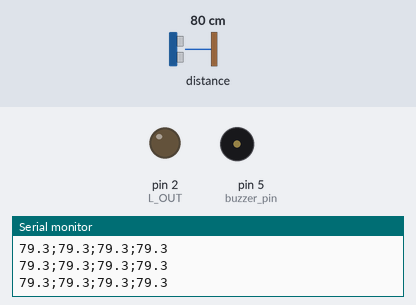
Simulated run of this sketch. Board: Arduino Uno, built with avr-gcc and run on an emulated ATmega328P. Shown: output pins drawn as LEDs (lit = HIGH), buzzer (waves = sounding), the last lines printed to the serial monitor. The inputs (shaded band) are chosen by the test bench; at power-on: distance to the obstacle 80 cm. The echo pulse lasts 58.3 µs per cm; pins used as bus, display or sensor lines are not drawn.

Above: at 1.2 s.
1.3 s: distance to the obstacle set to 56 cm
2.8 s: distance to the obstacle set to 45 cm
At 2.86 s:
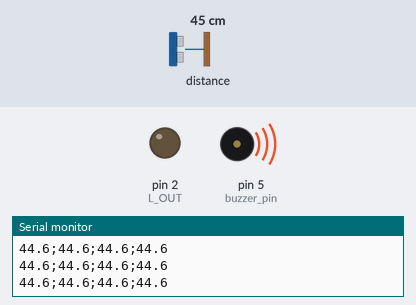
5.8 s: distance to the obstacle set to 60 cm
At 5.8 s:
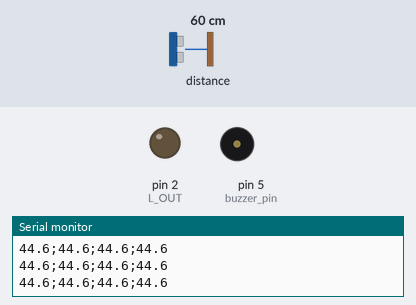
7.3 s: distance to the obstacle set to 2 cm
At 7.45 s:
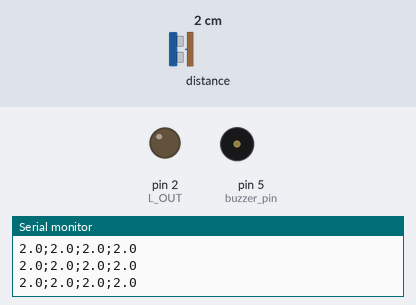
Timing chart, 0 to 11.3 s (numbered marks = the images above; inputs shaded):
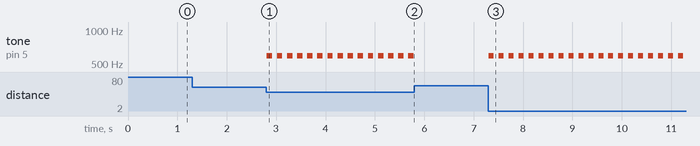

The sketch:

arduino_us.ino
```cpp
enum pins_left {
  L_ECHO,
  L_TRIG,
  L_OUT
};

enum pins_left_mid {
  LM_ECHO,
  LM_TRIG,
  LM_OUT
};

enum pins_right_mid {
  RM_ECHO,
  RM_TRIG,
  RM_OUT
};

enum pins_right {
  R_ECHO,
  R_TRIG,
  R_OUT
};

float dist_l, dist_lm, dist_rm, dist_r;
String str_out = "";

const int buzzer_pin = 5;
unsigned long last_buzzer = 0;

float get_distance(int trigger_pin, int echo_pin, int max_cm = 100);

void setup() {
  pinMode(L_TRIG, OUTPUT);
  pinMode(LM_TRIG, OUTPUT);
  pinMode(RM_TRIG, OUTPUT);
  pinMode(R_TRIG, OUTPUT);

  pinMode(L_OUT, OUTPUT);
  pinMode(LM_OUT, OUTPUT);
  pinMode(RM_OUT, OUTPUT);
  pinMode(R_OUT, OUTPUT);

  Serial.begin(115200);
}

void loop() {
// read distances of ultrasonic sensors
  dist_l = get_distance(L_TRIG, L_ECHO);
  dist_lm = get_distance(LM_TRIG, LM_ECHO);
  dist_rm = get_distance(RM_TRIG, RM_ECHO);
  dist_r = get_distance(R_TRIG, R_ECHO);

// write distances to serial port
  str_out = String(dist_l,1) + ";" + String(dist_lm,1) + ";" + String(dist_rm,1) + ";" + String(dist_r,1);
  Serial.println(str_out);

// beep when low distance
  if((dist_l < 50 && dist_l != 0) || (dist_lm < 50 && dist_lm != 0) || (dist_rm < 50 && dist_rm != 0) || (dist_r < 50 && dist_r != 0)) {
    if(millis() - last_buzzer > 200) {
      last_buzzer = millis();
    }
    if(millis() - last_buzzer < 100) {
      tone(buzzer_pin, 590);
    } else {
      noTone(buzzer_pin);
    }
  } else {
    noTone(buzzer_pin);
  }
}

float get_distance(int trigger_pin, int echo_pin, int max_cm) {
  digitalWrite(trigger_pin, LOW);
  delayMicroseconds(2);
  digitalWrite(trigger_pin, HIGH);
  delayMicroseconds(10);
  digitalWrite(trigger_pin, LOW);
  unsigned long duration = pulseIn(echo_pin, HIGH, (max_cm*2/0.034));

  return duration*0.034/2;
}
```

Measured:
- the behaviour switches between 51 and 50 cm on distance to the obstacle (found by bisection; images 0 and 1)
- after the input at 2.8 s, tone on pin 5 (buzzer_pin): alternates 590 Hz for 0.11 s and silent for 0.10 s, starting at once
- after the input at 5.8 s, tone on pin 5 (buzzer_pin): stops changing and stays silent
- after the input at 7.3 s, tone on pin 5 (buzzer_pin): alternates 590 Hz for 0.10 s and silent for 0.10 s, starting at once
